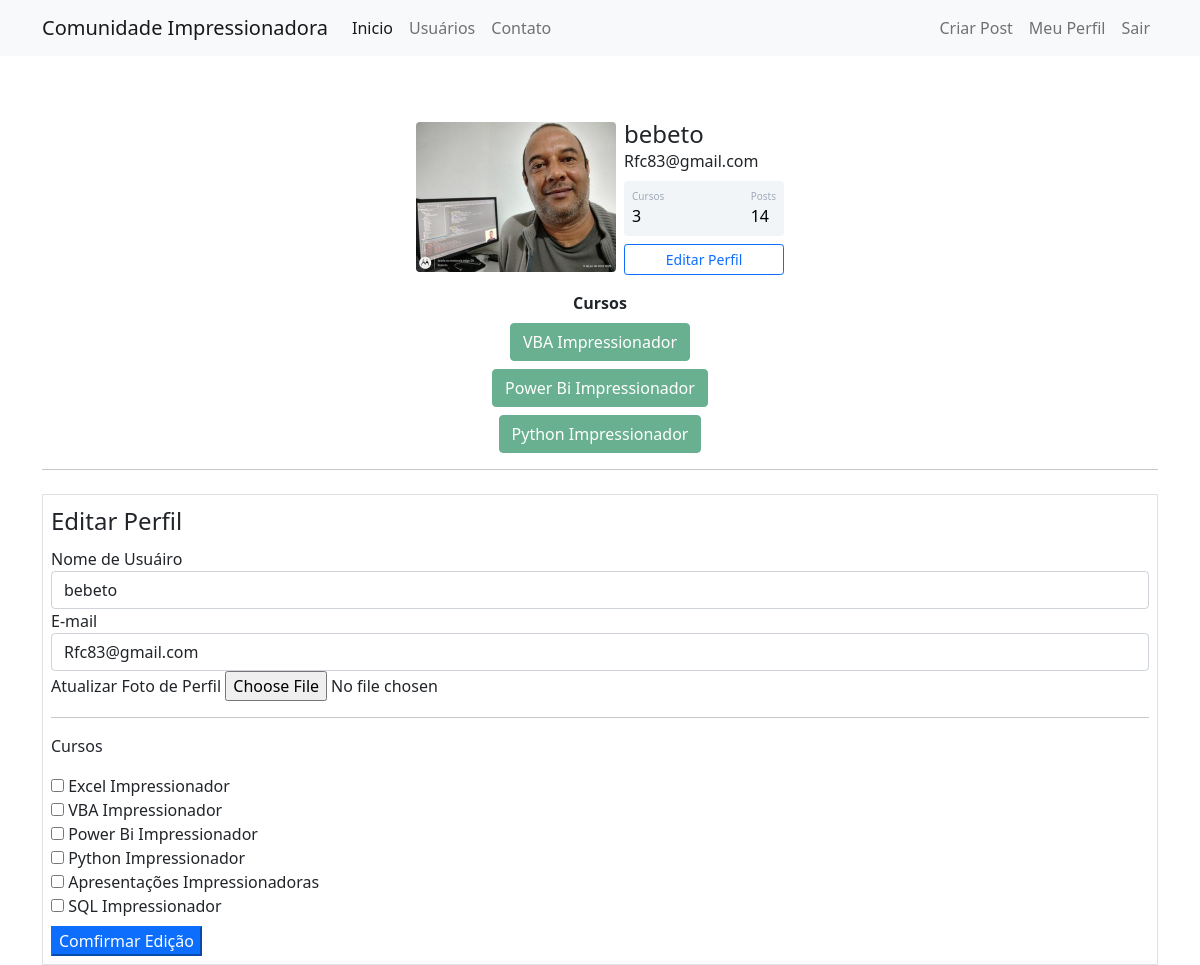
Screenshot of /perfil/editar (signed in) with the database file from the repository.
### comunidadeimpressionadora/models.py (models this page shows)
class Usuario(database.Model, UserMixin):
    id = database.Column(database.Integer, primary_key=True)
    username = database.Column(database.String, nullable=False)
    email = database.Column(database.String, nullable=False)
    senha = database.Column(database.String, nullable=False, unique=True)
    foto_perfil = database.Column(database.String,default='default.jpg')
    posts = database.relationship('Post', backref='autor', lazy=True)
    cursos = database.Column(database.String, nullable=False, default='Não Informado')
    def contar_posts(self):
        return len(self.posts)

### comunidadeimpressionadora/routes.py (the view)
@app.route('/perfil/editar', methods=['GET', 'POST'])
@login_required
def editar_perfil():
    form = FormEditarPerfil()
    if form.validate_on_submit():
        current_user.email = form.email.data
        current_user.username = form.username.data
        if form.foto_perfil.data:
            nome_imagem = salvar_imagem(form.foto_perfil.data)
            current_user.foto_perfil = nome_imagem
        current_user.cursos = atualizar_cursos(form)
        database.session.commit()
        flash('Perfil atualizado com Sucesso', 'alert-success')
        return redirect(url_for('perfil'))
    elif request.method == "GET":
        form.email.data = current_user.email
        form.username.data = current_user.username
    foto_perfil = url_for('static', filename='fotos_perfil/{}'.format(current_user.foto_perfil))
    return render_template('editarperfil.html', foto_perfil=foto_perfil, form=form)

### comunidadeimpressionadora/forms.py (shortened to what this page needs)
class FormEditarPerfil(FlaskForm):
    username = StringField("Nome de Usuáiro", validators=[DataRequired()])
    email = StringField("E-mail", validators=[DataRequired(), Email()])
    foto_perfil = FileField('Atualizar Foto de Perfil', validators=[FileAllowed(['jpg', 'png', 'jpeg'])])
    curso_excel = BooleanField('Excel Impressionador')
    curso_vba= BooleanField('VBA Impressionador')
    curso_powerbi = BooleanField('Power Bi Impressionador')
    curso_pauthon = BooleanField('Python Impressionador')
    curso_ppt = BooleanField('Apresentações Impressionadoras')
    curso_sql = BooleanField('SQL Impressionador')
    botao_submit_editarperfil = SubmitField("Comfirmar Edição")

### comunidadeimpressionadora/models.py (called while the page is built)
@login_manager.user_loader
def load_usuario(id_usuario):
    return Usuario.query.get(int(id_usuario))

### comunidadeimpressionadora/templates/editarperfil.html (shortened to what this page needs)
{% extends "perfil.html" %}
{% block form_editar_perfil %}
<div class="container">
    <hr>
    <div class="row">
        <div class="col">
            <form method="POST" action="" class="border p-2 mt-2" enctype="multipart/form-data">
                <legend>Editar Perfil</legend>
                <fieldset>
                    <div class="form-group">
                        {{ form.username.label(class="form-control-label") }}
                        {% if form.username.errors %}
                            {{ form.username(class="form-control is-invalid") }}
                        <div class="invalid-feedback">
                            {% for erro in form.username.errors %}
                              {{ erro }}
                            {% endfor %}
                        </div>
                        {% else %}
                            {{ form.username(class="form-control") }}
                        {% endif %}
                    </div>
                    <div class="form-group">
                        {{ form.email.label(class="form-control-label") }}
                        {% if form.email.errors %}
                            {{ form.email(class="form-control is-invalid") }}
                        <div class="invalid-feedback">
                            {% for erro in form.email.errors %}
                              {{ erro }}
                            {% endfor %}
                        </div>
                        {% else %}
                            {{ form.email(class="form-control") }}
                        {% endif %}
                    </div>
                    <div class="form-group">
                        {{ form.foto_perfil.label }}
                        {{ form.foto_perfil(class="form-control-file") }}
                    </div>
                    <hr>
                    <p>Cursos</p>
                    {% for campo in form %}
                        {% if 'curso_' in campo.name %}
                            <div class="form-goup">
                                {{ campo(class="form-chek-input") }}
                                {{ campo.label(class="form-chek-label") }}
                            </div>
                        {% endif %}
                    {% endfor %}
                </fieldset>
                {{ form.botao_submit_editarperfil(class="btn-primary mt-2") }}
            </form>
        </div>
    </div>
</div>
{% endblock %}

### comunidadeimpressionadora/templates/perfil.html
{% extends "base.html" %}
{% block body %}
<div class="container mt-5 d-flex justify-content-center">
        <div class="card p-3">
            <div class="d-flex align-items-center">
                <div class="image pe-2"> <img src="{{ foto_perfil }}" class="rounded" width="200"> </div>
                <div class="ml-3 w-100">
                    <h4 class="mb-0 mt-0">{{ current_user.username }}</h4> <span>{{ current_user.email }}</span>
                    <div class="p-2 mt-2 bg-primary d-flex justify-content-between rounded text-white stats">
                        {% if 'Não Informado' in current_user.cursos %}
                             <div class="d-flex flex-column"> <span class="articles">Cursos</span> <span class="number1">0</span> </div>
                        {% else %}
                             <div class="d-flex flex-column"> <span class="articles">Cursos</span> <span class="number1">{{ current_user.cursos.count(';') + 1 }}</span> </div>
                        {% endif %}
                        <div class="d-flex flex-column"> <span class="rating">Posts</span> <span class="number3">{{ current_user.contar_posts() }}</span> </div>
                    </div>
                    <div class="button mt-2 d-flex flex-row align-items-center">
                        <a class="w-100" href="{{ url_for('editar_perfil') }}">
                            <button class="btn btn-sm btn-outline-primary w-100">Editar Perfil</button>
                        </a>
                    </div>
                </div>
            </div>
        </div>
    </div>
<div class="row justify-content-center">
    <div class="col col-4" style="text-align: center">
        <strong>Cursos</strong><br>
        {% for curso in current_user.cursos.split(';') %}
            <button type="button" class="btn btn-success mt-2" disabled>{{curso}}</button>
        {% endfor %}
    </div>
</div>
{% block form_editar_perfil %}
{% endblock %}
{% endblock body %}

### comunidadeimpressionadora/static/main.css (style rules this page uses)
.card { width: 400px; border: none; border-radius: 10px; background-color: #fff }
.stats { background: #f2f5f8 !important; color: #000 !important }
.articles { font-size: 10px; color: #a1aab9 }
.number1 { font-weight: 500 }
.rating { font-size: 10px; color: #a1aab9 }
.number3 { font-weight: 500 }

### rows the page displays
Usuario: username "bebeto", email "Rfc83@gmail.com", cursos "3"

### other values shown
{{ current_user.contar_posts() }} "14"
{{ curso }} "VBA Impressionador" "Power Bi Impressionador" "Python Impressionador"
{{ campo.label(class="form-chek-label") }} "Excel Impressionador" "VBA Impressionador" "Power Bi Impressionador" "Python Impressionador" "Apresentações Impressionadoras" "SQL Impressionador"
